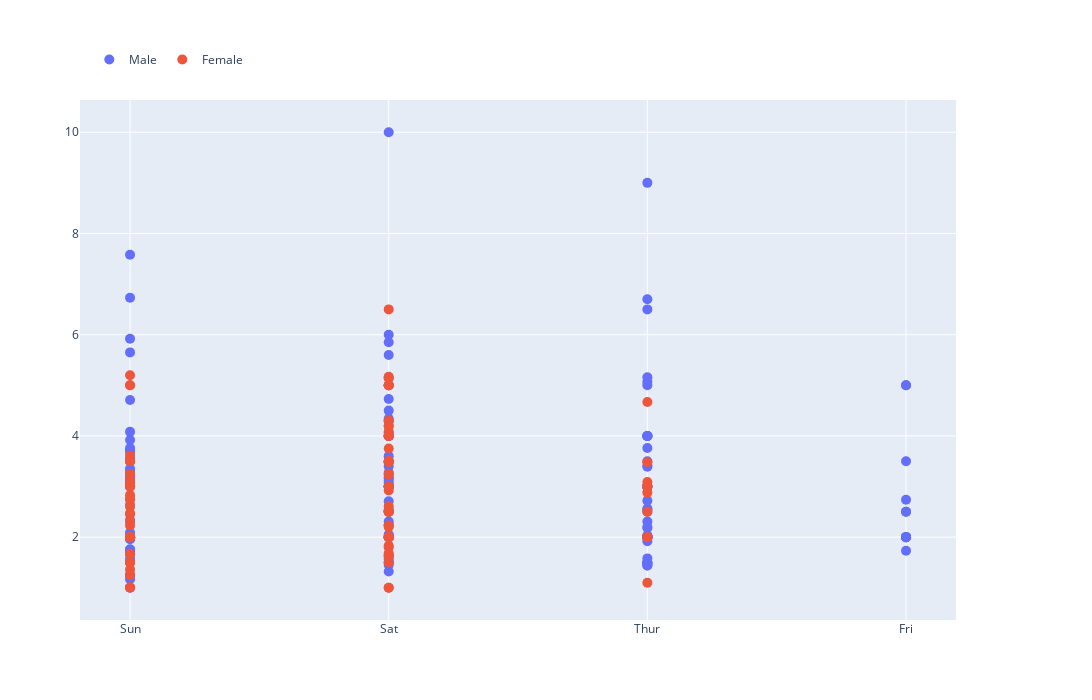

Here is the notebook cell this chart was saved with:
### Markdown cell above
- Vẽ một biểu đồ phân tán (scatter chart) bằng thư viện matplotlib trong Python để hiển thị mối quan hệ giữa các ngày và số tiền tip.
- Vẽ một biểu đồ cột (bar chart) bằng thư viện matplotlib trong Python để hiển thị mối quan hệ giữa các ngày và số tiền tip.
- Vẽ một biểu đồ phân phối tần suất (histogram) bằng thư viện matplotlib trong Python để hiển thị phân phối giá trị hóa đơn “total_bill”.
- Vẽ một biểu đồ phân tán (scatter chart) bằng thư viện seaborn trong Python để hiển thị mối quan hệ giữa các ngày và số tiền tip, và sử dụng màu sắc để phân biệt giới tính của khách hàng.
- Vẽ một biểu đồ đường (line chart) bằng thư viện seaborn trong Python để hiển thị mối quan hệ giữa số tiền tip và size.

### Code cell
fig = make_subplots(specs=[[{"secondary_y": True}]])

fig.update_layout(
		width= 1500,
        height=700,
		legend=dict(
	    orientation="h",
	    yanchor="bottom",
	    y=1.05,
	    xanchor="left",
	    x=0.01)
)

fig.add_trace(go.Scatter(x=btvn['day'], 
                        y=btvn[btvn['sex']=='Male']['tip'],
                		mode="markers",
                  	    name='Male',
                        marker_size=10
                        )
              )

fig.add_trace(go.Scatter(x=btvn['day'], 
                        y=btvn[btvn['sex']=='Female']['tip'],
                		mode="markers",
						name='Female',
                        marker_size=10
                  )
              )

### Figure 1 — Plotly figure (JSON) as saved in the notebook; plotly's stock layout.template omitted (floating-point values rounded to 4 significant figures; data arrays with more than 128 entries replaced by an {"elided": "..."} marker saying what was removed)
{"data": [{"marker": {"size": 10}, "mode": "markers", "name": "Male", "type": "scatter", "x": {"elided": "244 str values"}, "y": {"elided": "157 float values"}}, {"marker": {"size": 10}, "mode": "markers", "name": "Female", "type": "scatter", "x": {"elided": "244 str values"}, "y": [1.01, 3.61, 5, 3.02, 1.67, 3.5, 2.75, 2.23, 3, 3, 2.45, 3.07, 2.6, 5.2, 1.5, 2.47, 1, 3, 3.14, 5, 2.2, 1.83, 5.17, 1, 4.3, 3.25, 2.5, 3, 2.5, 3.48, 4.08, 4, 1, 4, 3.5, 1.5, 1.8, 2.92, 1.68, 2.52, 4.2, 2, 2, 2.83, 1.5, 2, 3.25, 1.25, 2, 2, 2.75, 3.5, 5, 2.3, 1.5, 1.36, 1.63, 5.14, 3.75, 2.61, 2, 3, 1.61, 2, 4, 3.5, 3.5, 4.19, 5, 2, 2.01, 2, 2.5, 3.23, 2.23, 2.5, 6.5, 1.1, 3.09, 3.48, 3, 2.5, 2, 2.88, 4.67, 2, 3]}], "layout": {"height": 700, "legend": {"orientation": "h", "x": 0.01, "xanchor": "left", "y": 1.05, "yanchor": "bottom"}, "width": 1500, "xaxis": {"anchor": "y", "domain": [0, 0.94]}, "yaxis": {"anchor": "x", "domain": [0, 1]}, "yaxis2": {"anchor": "x", "overlaying": "y", "side": "right"}}}
